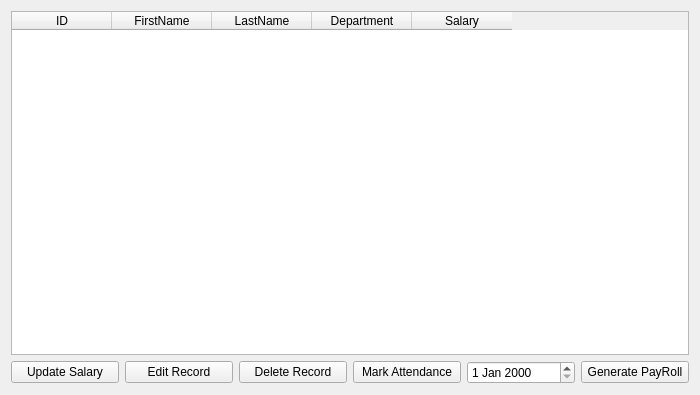
<?xml version="1.0" encoding="UTF-8"?>
<ui version="4.0">
 <class>OfficeView</class>
 <widget class="QWidget" name="OfficeView">
  <property name="geometry">
   <rect>
    <x>0</x>
    <y>0</y>
    <width>700</width>
    <height>395</height>
   </rect>
  </property>
  <property name="windowTitle">
   <string>Office View</string>
  </property>
  <layout class="QVBoxLayout" name="verticalLayout">
   <item>
    <widget class="QTableWidget" name="tableWidget1">
     <property name="rowCount">
      <number>0</number>
     </property>
     <property name="columnCount">
      <number>5</number>
     </property>
     <column>
      <property name="text">
       <string>ID</string>
      </property>
     </column>
     <column>
      <property name="text">
       <string>FirstName</string>
      </property>
     </column>
     <column>
      <property name="text">
       <string>LastName</string>
      </property>
     </column>
     <column>
      <property name="text">
       <string>Department</string>
      </property>
     </column>
     <column>
      <property name="text">
       <string>Salary</string>
      </property>
     </column>
    </widget>
   </item>
   <item>
    <layout class="QHBoxLayout" name="buttonLayout">
     <item>
      <widget class="QPushButton" name="pushButton">
       <property name="text">
        <string>Update Salary</string>
       </property>
      </widget>
     </item>
     <item>
      <widget class="QPushButton" name="editButton">
       <property name="text">
        <string>Edit Record</string>
       </property>
      </widget>
     </item>
     <item>
      <widget class="QPushButton" name="deleteButton">
       <property name="text">
        <string>Delete Record</string>
       </property>
      </widget>
     </item>
     <item>
      <widget class="QPushButton" name="viewAttendanceButton">
       <property name="text">
        <string>Mark Attendance</string>
       </property>
      </widget>
     </item>
     <item>
      <widget class="QDateEdit" name="dateEdit"/>
     </item>
     <item>
      <widget class="QPushButton" name="generatePaySlipButton">
       <property name="text">
        <string>Generate PayRoll</string>
       </property>
      </widget>
     </item>
    </layout>
   </item>
  </layout>
 </widget>
 <resources/>
 <connections/>
</ui>
